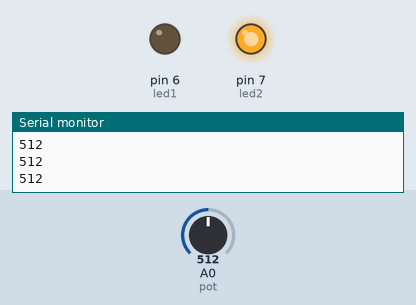
Recording of a sketch running on a simulated Arduino Uno, built with avr-gcc and run on an emulated ATmega328P. On the bench: output pins drawn as LEDs (lit = HIGH), the last lines printed to the serial monitor. The test bench sets the inputs (shaded band); at power-on: A0 (pot) = 512.

Above: at 1.2 s.
1.3 s: A0 (pot) set to 520
At 2.1 s:
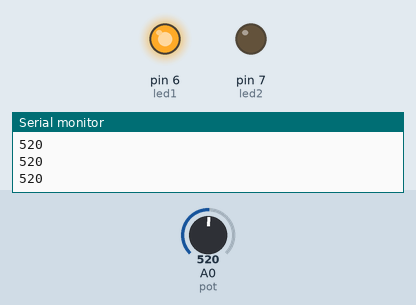
2.8 s: A0 (pot) set to 511
At 3.4 s:
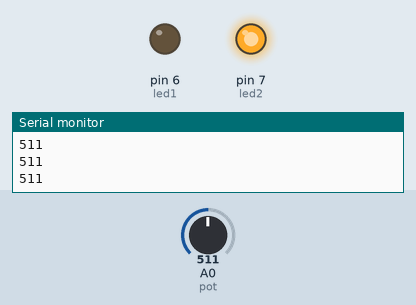
4.3 s: A0 (pot) set to 716
At 5.6 s:
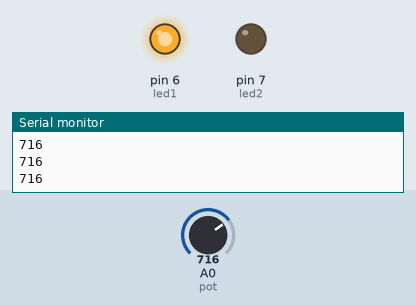
Timing chart, 0 to 7.3 s (numbered marks = the images above; inputs shaded):
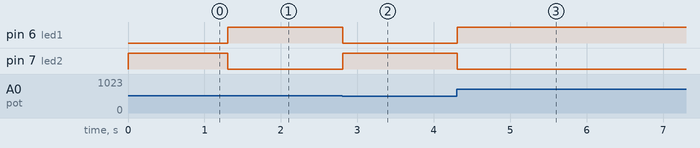

Measured:
- the behaviour switches between 512 and 513 on A0 (pot) (found by bisection; images 0 and 1)
- after the input at 1.3 s, pin 6 (led1): LOW → HIGH at once; pin 7 (led2): HIGH → LOW at once
- after the input at 2.8 s, pin 6 (led1): HIGH → LOW at once; pin 7 (led2): LOW → HIGH at once
- after the input at 4.3 s, pin 6 (led1): LOW → HIGH at once; pin 7 (led2): HIGH → LOW at once

The sketch:

EIUclass6_2Code.ino
```cpp
//Understanding Control flow (if statements)

int led1 = 6;
int led2 = 7;
int pot = A0;
int potRead;

void setup() {
  // put your setup code here, to run once:
  Serial.begin(9600); //activating the serial monitor

  pinMode(led1,OUTPUT);
  pinMode(led2,OUTPUT);
  pinMode(pot,INPUT);

}

void loop() {
  // put your main code here, to run repeatedly:

  potRead = analogRead(pot); // performing an analog read so as to read the potentiometer value
  Serial.println(potRead); //reading from the serial monitor to confirm that we are getting accurate readings (best to comment afer use)

  // conditional statments that controls the logic/flow of the circuit
  if (potRead > 512) {
    digitalWrite(led1, HIGH);
    digitalWrite(led2, LOW);
  }
  else if (potRead <= 512) {
    digitalWrite(led1, LOW);
    digitalWrite(led2, HIGH);
  }


}
```
